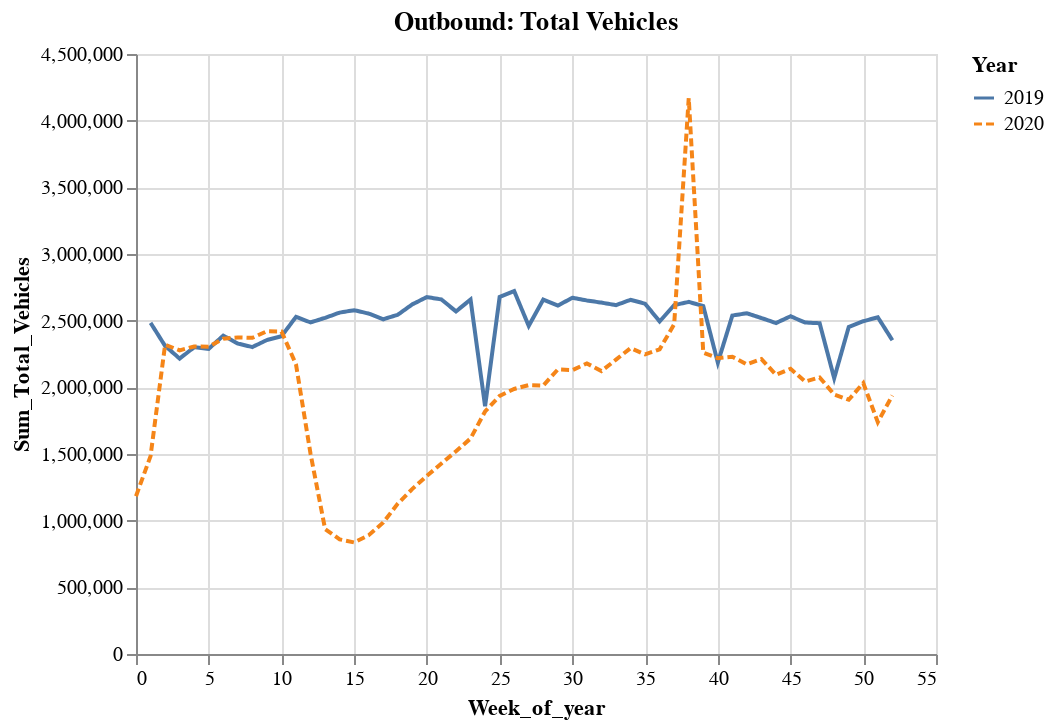

Notebook code cell kept with this figure:
### Code cell
alt.Chart(outgoing_1920).mark_line().encode(
    x='Week_of_year',
    y='Sum_Total_Vehicles',
    color='Year',
    strokeDash='Year',
).properties(title='Outbound: Total Vehicles')

### Figure 1 — Vega-Lite specification as saved in the notebook (floating-point values rounded to 4 significant figures)
{"config": {"view": {"continuousWidth": 400, "continuousHeight": 300}}, "data": {"name": "data-4077f5952d749b087f67ea34060b3965"}, "mark": "line", "encoding": {"color": {"type": "nominal", "field": "Year"}, "strokeDash": {"type": "nominal", "field": "Year"}, "x": {"type": "quantitative", "field": "Week_of_year"}, "y": {"type": "quantitative", "field": "Sum_Total_Vehicles"}}, "title": "Outbound: Total Vehicles", "$schema": "https://vega.github.io/schema/vega-lite/v4.8.1.json", "datasets": {"data-4077f5952d749b087f67ea34060b3965": [{"Sum_Total_Vehicles": 2483694, "Year": "2019", "Week_of_year": 1}, {"Sum_Total_Vehicles": 2310911, "Year": "2019", "Week_of_year": 2}, {"Sum_Total_Vehicles": 2215869, "Year": "2019", "Week_of_year": 3}, {"Sum_Total_Vehicles": 2300615, "Year": "2019", "Week_of_year": 4}, {"Sum_Total_Vehicles": 2288490, "Year": "2019", "Week_of_year": 5}, {"Sum_Total_Vehicles": 2388021, "Year": "2019", "Week_of_year": 6}, {"Sum_Total_Vehicles": 2328248, "Year": "2019", "Week_of_year": 7}, {"Sum_Total_Vehicles": 2302065, "Year": "2019", "Week_of_year": 8}, {"Sum_Total_Vehicles": 2354864, "Year": "2019", "Week_of_year": 9}, {"Sum_Total_Vehicles": 2382701, "Year": "2019", "Week_of_year": 10}, {"Sum_Total_Vehicles": 2528666, "Year": "2019", "Week_of_year": 11}, {"Sum_Total_Vehicles": 2486832, "Year": "2019", "Week_of_year": 12}, {"Sum_Total_Vehicles": 2521239, "Year": "2019", "Week_of_year": 13}, {"Sum_Total_Vehicles": 2560436, "Year": "2019", "Week_of_year": 14}, {"Sum_Total_Vehicles": 2578592, "Year": "2019", "Week_of_year": 15}, {"Sum_Total_Vehicles": 2552965, "Year": "2019", "Week_of_year": 16}, {"Sum_Total_Vehicles": 2510552, "Year": "2019", "Week_of_year": 17}, {"Sum_Total_Vehicles": 2544473, "Year": "2019", "Week_of_year": 18}, {"Sum_Total_Vehicles": 2622545, "Year": "2019", "Week_of_year": 19}, {"Sum_Total_Vehicles": 2677038, "Year": "2019", "Week_of_year": 20}, {"Sum_Total_Vehicles": 2659088, "Year": "2019", "Week_of_year": 21}, {"Sum_Total_Vehicles": 2569172, "Year": "2019", "Week_of_year": 22}, {"Sum_Total_Vehicles": 2658695, "Year": "2019", "Week_of_year": 23}, {"Sum_Total_Vehicles": 1857549, "Year": "2019", "Week_of_year": 24}, {"Sum_Total_Vehicles": 2678030, "Year": "2019", "Week_of_year": 25}, {"Sum_Total_Vehicles": 2721886, "Year": "2019", "Week_of_year": 26}, {"Sum_Total_Vehicles": 2460401, "Year": "2019", "Week_of_year": 27}, {"Sum_Total_Vehicles": 2657869, "Year": "2019", "Week_of_year": 28}, {"Sum_Total_Vehicles": 2612989, "Year": "2019", "Week_of_year": 29}, {"Sum_Total_Vehicles": 2671729, "Year": "2019", "Week_of_year": 30}, {"Sum_Total_Vehicles": 2651561, "Year": "2019", "Week_of_year": 31}, {"Sum_Total_Vehicles": 2635507, "Year": "2019", "Week_of_year": 32}, {"Sum_Total_Vehicles": 2616337, "Year": "2019", "Week_of_year": 33}, {"Sum_Total_Vehicles": 2656427, "Year": "2019", "Week_of_year": 34}, {"Sum_Total_Vehicles": 2627376, "Year": "2019", "Week_of_year": 35}, {"Sum_Total_Vehicles": 2494269, "Year": "2019", "Week_of_year": 36}, {"Sum_Total_Vehicles": 2616725, "Year": "2019", "Week_of_year": 37}, {"Sum_Total_Vehicles": 2640540, "Year": "2019", "Week_of_year": 38}, {"Sum_Total_Vehicles": 2610039, "Year": "2019", "Week_of_year": 39}, {"Sum_Total_Vehicles": 2185323, "Year": "2019", "Week_of_year": 40}, {"Sum_Total_Vehicles": 2538590, "Year": "2019", "Week_of_year": 41}, {"Sum_Total_Vehicles": 2555477, "Year": "2019", "Week_of_year": 42}, {"Sum_Total_Vehicles": 2519688, "Year": "2019", "Week_of_year": 43}, {"Sum_Total_Vehicles": 2482165, "Year": "2019", "Week_of_year": 44}, {"Sum_Total_Vehicles": 2532860, "Year": "2019", "Week_of_year": 45}, {"Sum_Total_Vehicles": 2486091, "Year": "2019", "Week_of_year": 46}, {"Sum_Total_Vehicles": 2480952, "Year": "2019", "Week_of_year": 47}, {"Sum_Total_Vehicles": 2068385, "Year": "2019", "Week_of_year": 48}, {"Sum_Total_Vehicles": 2452559, "Year": "2019", "Week_of_year": 49}, {"Sum_Total_Vehicles": 2495601, "Year": "2019", "Week_of_year": 50}, {"Sum_Total_Vehicles": 2525455, "Year": "2019", "Week_of_year": 51}, {"Sum_Total_Vehicles": 2353211, "Year": "2019", "Week_of_year": 52}, {"Sum_Total_Vehicles": 1183445, "Year": "2020", "Week_of_year": 0}, {"Sum_Total_Vehicles": 1484056, "Year": "2020", "Week_of_year": 1}, {"Sum_Total_Vehicles": 2319219, "Year": "2020", "Week_of_year": 2}, {"Sum_Total_Vehicles": 2277506, "Year": "2020", "Week_of_year": 3}, {"Sum_Total_Vehicles": 2306643, "Year": "2020", "Week_of_year": 4}, {"Sum_Total_Vehicles": 2305216, "Year": "2020", "Week_of_year": 5}, {"Sum_Total_Vehicles": 2364831, "Year": "2020", "Week_of_year": 6}, {"Sum_Total_Vehicles": 2373789, "Year": "2020", "Week_of_year": 7}, {"Sum_Total_Vehicles": 2371106, "Year": "2020", "Week_of_year": 8}, {"Sum_Total_Vehicles": 2420929, "Year": "2020", "Week_of_year": 9}, {"Sum_Total_Vehicles": 2419145, "Year": "2020", "Week_of_year": 10}, {"Sum_Total_Vehicles": 2171956, "Year": "2020", "Week_of_year": 11}, {"Sum_Total_Vehicles": 1500629, "Year": "2020", "Week_of_year": 12}, {"Sum_Total_Vehicles": 937365, "Year": "2020", "Week_of_year": 13}, {"Sum_Total_Vehicles": 859496, "Year": "2020", "Week_of_year": 14}, {"Sum_Total_Vehicles": 836990, "Year": "2020", "Week_of_year": 15}, {"Sum_Total_Vehicles": 891221, "Year": "2020", "Week_of_year": 16}, {"Sum_Total_Vehicles": 986598, "Year": "2020", "Week_of_year": 17}, {"Sum_Total_Vehicles": 1127701, "Year": "2020", "Week_of_year": 18}, {"Sum_Total_Vehicles": 1238535, "Year": "2020", "Week_of_year": 19}, {"Sum_Total_Vehicles": 1336270, "Year": "2020", "Week_of_year": 20}, {"Sum_Total_Vehicles": 1428758, "Year": "2020", "Week_of_year": 21}, {"Sum_Total_Vehicles": 1520602, "Year": "2020", "Week_of_year": 22}, {"Sum_Total_Vehicles": 1616366, "Year": "2020", "Week_of_year": 23}, {"Sum_Total_Vehicles": 1819008, "Year": "2020", "Week_of_year": 24}, {"Sum_Total_Vehicles": 1936046, "Year": "2020", "Week_of_year": 25}, {"Sum_Total_Vehicles": 1987856, "Year": "2020", "Week_of_year": 26}, {"Sum_Total_Vehicles": 2017035, "Year": "2020", "Week_of_year": 27}, {"Sum_Total_Vehicles": 2013816, "Year": "2020", "Week_of_year": 28}, {"Sum_Total_Vehicles": 2134031, "Year": "2020", "Week_of_year": 29}, {"Sum_Total_Vehicles": 2129071, "Year": "2020", "Week_of_year": 30}, {"Sum_Total_Vehicles": 2179308, "Year": "2020", "Week_of_year": 31}, {"Sum_Total_Vehicles": 2122259, "Year": "2020", "Week_of_year": 32}, {"Sum_Total_Vehicles": 2207639, "Year": "2020", "Week_of_year": 33}, {"Sum_Total_Vehicles": 2294023, "Year": "2020", "Week_of_year": 34}, {"Sum_Total_Vehicles": 2247334, "Year": "2020", "Week_of_year": 35}, {"Sum_Total_Vehicles": 2285151, "Year": "2020", "Week_of_year": 36}, {"Sum_Total_Vehicles": 2473141, "Year": "2020", "Week_of_year": 37}, {"Sum_Total_Vehicles": 4169873, "Year": "2020", "Week_of_year": 38}, {"Sum_Total_Vehicles": 2259008, "Year": "2020", "Week_of_year": 39}, {"Sum_Total_Vehicles": 2218746, "Year": "2020", "Week_of_year": 40}, {"Sum_Total_Vehicles": 2229800, "Year": "2020", "Week_of_year": 41}, {"Sum_Total_Vehicles": 2172165, "Year": "2020", "Week_of_year": 42}, {"Sum_Total_Vehicles": 2212003, "Year": "2020", "Week_of_year": 43}, {"Sum_Total_Vehicles": 2094078, "Year": "2020", "Week_of_year": 44}, {"Sum_Total_Vehicles": 2139637, "Year": "2020", "Week_of_year": 45}, {"Sum_Total_Vehicles": 2043488, "Year": "2020", "Week_of_year": 46}, {"Sum_Total_Vehicles": 2074439, "Year": "2020", "Week_of_year": 47}, {"Sum_Total_Vehicles": 1946058, "Year": "2020", "Week_of_year": 48}, {"Sum_Total_Vehicles": 1906875, "Year": "2020", "Week_of_year": 49}, {"Sum_Total_Vehicles": 2031930, "Year": "2020", "Week_of_year": 50}, {"Sum_Total_Vehicles": 1739147, "Year": "2020", "Week_of_year": 51}, {"Sum_Total_Vehicles": 1938482, "Year": "2020", "Week_of_year": 52}]}}
